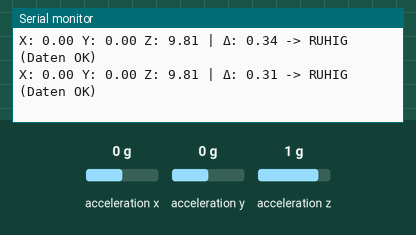
The program below on a simulated ESP32-S3. On the bench: the last lines printed to the serial monitor. The inputs (shaded band) are chosen by the test bench; at power-on: acceleration x 0 g, acceleration y 0 g, acceleration z 1 g.

Above: at 1.2 s.
1.3 s: acceleration x set to -1.4 g
At 1.32 s:
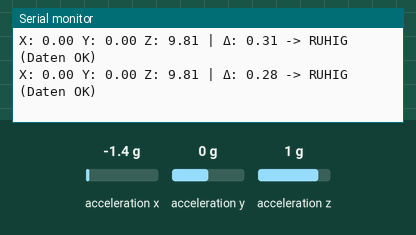
2.8 s: acceleration y set to -1.4 g
At 2.85 s:
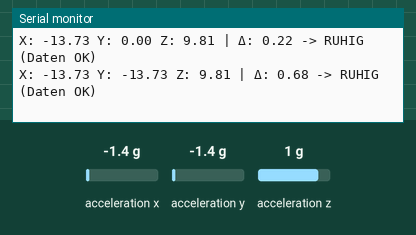
4.3 s: acceleration z set to -1.4 g
At 4.37 s:
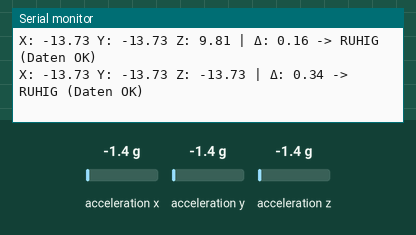
Timing chart, 0 to 7.3 s (numbered marks = the images above; inputs shaded):
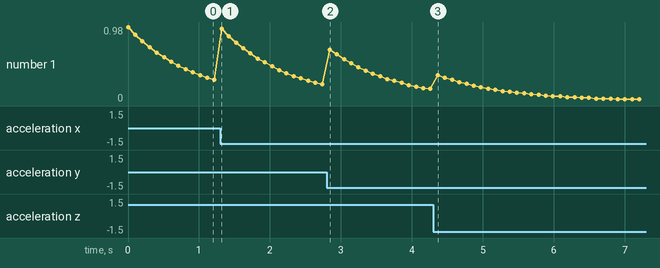

The program:

main.cpp
```cpp
#include <Arduino.h>
#include <Wire.h>
#include <Adafruit_Sensor.h>
#include <Adafruit_ADXL345_U.h>

// ADXL345 Instanz
Adafruit_ADXL345_Unified accel = Adafruit_ADXL345_Unified(12345);

// Parameter für Bewegungserkennung
float motionThreshold = 1.5;   // anpassen (m/s^2 Differenz)
float smoothingFactor = 0.9;   // Low-pass filter

float prevMagnitude = 0;
float smoothMagnitude = 0;

void setup() {
  Serial.begin(115200);
  Wire.begin();

  if (!accel.begin()) {
    Serial.println("Kein ADXL345 gefunden!");
    while (1);
  }

  accel.setRange(ADXL345_RANGE_4_G);
  Serial.println("ADXL345 bereit.");
}

void loop() {
  sensors_event_t event;
  accel.getEvent(&event);

  // Rohwerte
  float x = event.acceleration.x;
  float y = event.acceleration.y;
  float z = event.acceleration.z;

  // Betrag der Beschleunigung berechnen
  float magnitude = sqrt(x*x + y*y + z*z);

  // Low-pass Filter (glätten)
  smoothMagnitude = smoothingFactor * smoothMagnitude + (1 - smoothingFactor) * magnitude;

  // Änderung berechnen
  float delta = abs(smoothMagnitude - prevMagnitude);

  prevMagnitude = smoothMagnitude;

  // Bewegung erkennen
  bool tooMuchMotion = delta > motionThreshold;

  // Ausgabe
  Serial.print("X: "); Serial.print(x);
  Serial.print(" Y: "); Serial.print(y);
  Serial.print(" Z: "); Serial.print(z);
  Serial.print(" | Δ: "); Serial.print(delta);

  if (tooMuchMotion) {
    Serial.println(" -> BEWEGUNG ZU STARK (Daten verwerfen)");
  } else {
    Serial.println(" -> RUHIG (Daten OK)");
  }

  delay(100);
}
```

Measured:
- after the input at 2.8 s, the serial monitor: prints a new line at once (image 2)
- after the input at 4.3 s, the serial monitor: prints a new line after 0.06 s (image 3)
